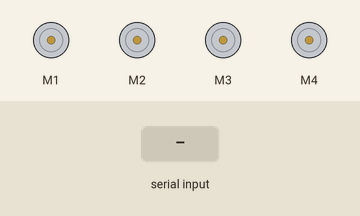
Bench run of a sketch on a simulated Arduino Uno, built with avr-gcc and run on an emulated ATmega328P. Shown: 4 × DC motor (green arrow = forward, orange = backward, longer = faster). The test bench sets the inputs (shaded band).

Above: at 1.2 s.
1.3 s: "a" received over Serial
At 1.9 s:
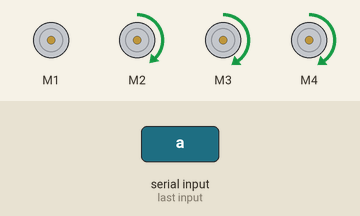
2.8 s: "1" received over Serial
At 5.4 s:
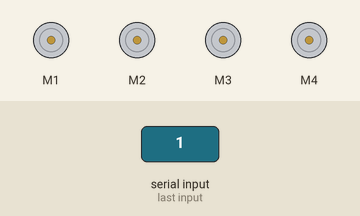
Timing chart, 0 to 6.9 s (numbered marks = the images above; inputs shaded):
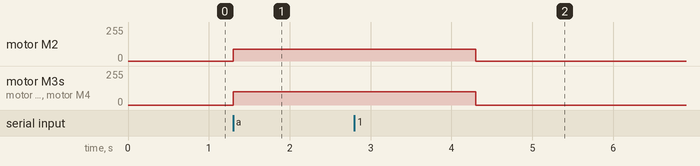

Measured:
- after the input at 1.3 s, motor M2: stopped → forward 90/255 at once; motor M3, motor M4: stopped → forward 100/255 at once
- after the input at 2.8 s, motor M2–4: goes on until 4.3 s, then stays stopped

The sketch:

all_4_motor_forward.ino
```cpp
#include <AFMotor.h>

AF_DCMotor motor1(1, MOTOR12_64KHZ     );
AF_DCMotor motor2(2, MOTOR12_64KHZ     );
AF_DCMotor motor3(3, MOTOR34_64KHZ     );
AF_DCMotor motor4(4, MOTOR34_64KHZ     );

int serail_value = 'e';
void setup() {
  // put your setup code here, to run once:
Serial.begin(9600);
int speed = 200;
motor1.setSpeed(speed);
motor2.setSpeed(speed);
motor3.setSpeed(speed);
motor4.setSpeed(speed);

motor1.run(RELEASE);
motor2.run(RELEASE);
motor3.run(RELEASE);
motor4.run(RELEASE);
}


void all4Forward()
{
  motor1.run(FORWARD);
  motor2.run(FORWARD);
  motor3.run(FORWARD);
  motor4.run(FORWARD);
}

void only2Forward()
{
  motor1.run(FORWARD);
  motor2.run(FORWARD);
  motor3.run(0);
  motor4.run(0);
}

void Left()
{
  motor1.run(0);
  motor2.run(0);
  motor3.run(FORWARD);
  motor4.run(FORWARD);
}

void Right()
{
  motor1.run(FORWARD);
  motor2.run(FORWARD);
  motor3.run(0);
  motor4.run(0);
}

void LeftWithAngle()
{
  motor3.setSpeed(100);
  motor4.setSpeed(100);
  motor1.run(0);
  motor2.run(0);
  motor3.run(FORWARD);
  motor4.run(FORWARD);
}

void TestLeft()
{

  motor3.setSpeed(100);
  motor4.setSpeed(100);
  motor2.setSpeed(90);
  motor1.setSpeed(200);
  motor1.run(0);
  motor2.run(FORWARD);
  motor3.run(FORWARD);
  motor4.run(FORWARD);
}

void TestRight()
{

  motor1.setSpeed(150);
  motor2.setSpeed(150);
  motor3.setSpeed(100);
  motor4.setSpeed(200);
  motor4.run(0);
  motor1.run(FORWARD);
  motor2.run(FORWARD);
  motor3.run(FORWARD);
}

void loop() {

if(Serial.available()>0){
serail_value = Serial.read();
}

if(serail_value == 'a')
{
TestLeft();
delay(3000);
Right();
//delay(1000);
motor1.run(RELEASE);
motor2.run(RELEASE);
motor3.run(RELEASE);
motor4.run(RELEASE);
delay(1000);
}
}
```
